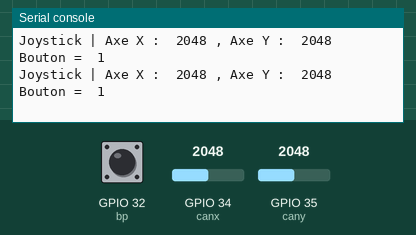
This program was run on a simulated ESP32 board running MicroPython. Shown: the last lines printed to the serial console. Inputs (shaded band) come from the test bench; at power-on: GPIO 34 (canx) = 2048, GPIO 35 (cany) = 2048, GPIO 32 (bp) HIGH (analog values on the 0–4095 scale).

Above: at 1.2 s.
1.3 s: GPIO 34 (canx) set to 2866
At 1.31 s:
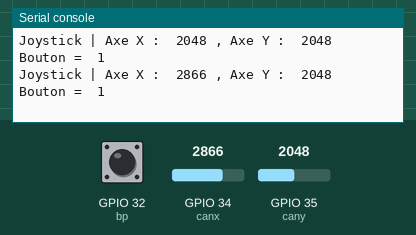
2.8 s: GPIO 35 (cany) set to 2866
At 2.82 s:
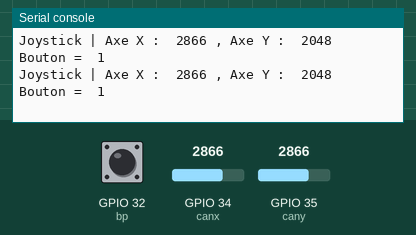
4.3 s: GPIO 32 (bp) pulled LOW for 0.15 s
At 4.34 s:
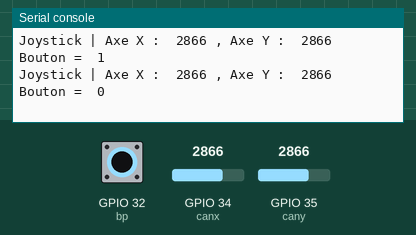
5.9 s: GPIO 34 (canx) set to 3603
At 5.95 s:
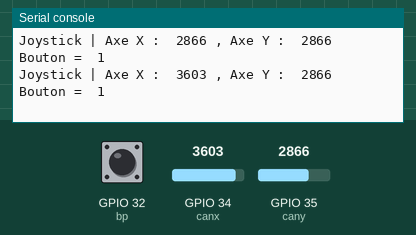
7.4 s: GPIO 32 (bp) pulled LOW for 1 s
At 7.46 s:
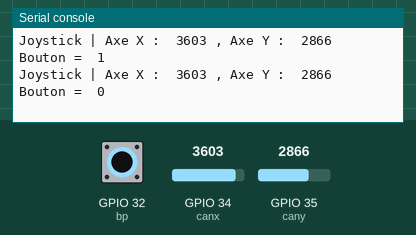
9.9 s: GPIO 35 (cany) set to 3603
At 9.97 s:
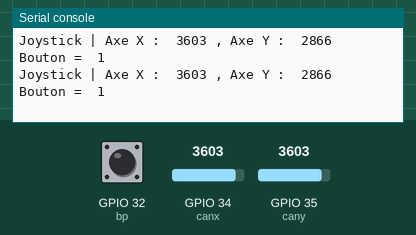
Timing chart, 0 to 12.4 s (numbered marks = the images above; inputs shaded):
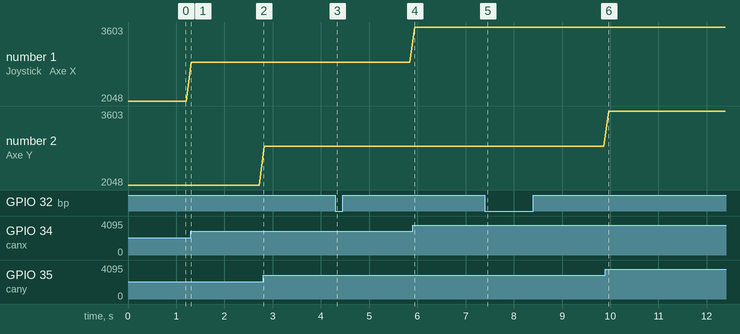

Measured:
- after the input at 1.3 s, the serial console: prints a new line at once (image 1)
- after the input at 4.3 s, the serial console: prints a new line at once (image 3)
- after the input at 5.9 s, the serial console: prints a new line at once (image 4)
- after the input at 7.4 s, the serial console: prints a new line after 0.05 s (image 5)
- plotted number 1: 2048 → 2866 after the input at 1.3 s, 2866 → 3603 after the input at 5.9 s

The program:

joystick.py
```python
from machine import ADC, Pin
from time import *

canx = ADC(Pin(34))               # crée un objet ADC sur la broche 34
canx.atten(ADC.ATTN_11DB)         # étendue totale : 3.3V
cany = ADC(Pin(35))               # crée un objet ADC sur la broche 35
cany.atten(ADC.ATTN_11DB)         # étendue totale : 3.3V

bp = Pin(32, mode=Pin.IN, pull=Pin.PULL_UP)


while True:
    x = canx.read()        # conversion analogique-numérique 0-4095
    y = cany.read()        # conversion analogique-numérique 0-4095
    bouton = bp.value()
    print("Joystick | Axe X : ", x,", Axe Y : ",y, "Bouton = ", bouton)     # affichage sur la console REPL de la valeur numérique
    sleep_ms(100)
```
